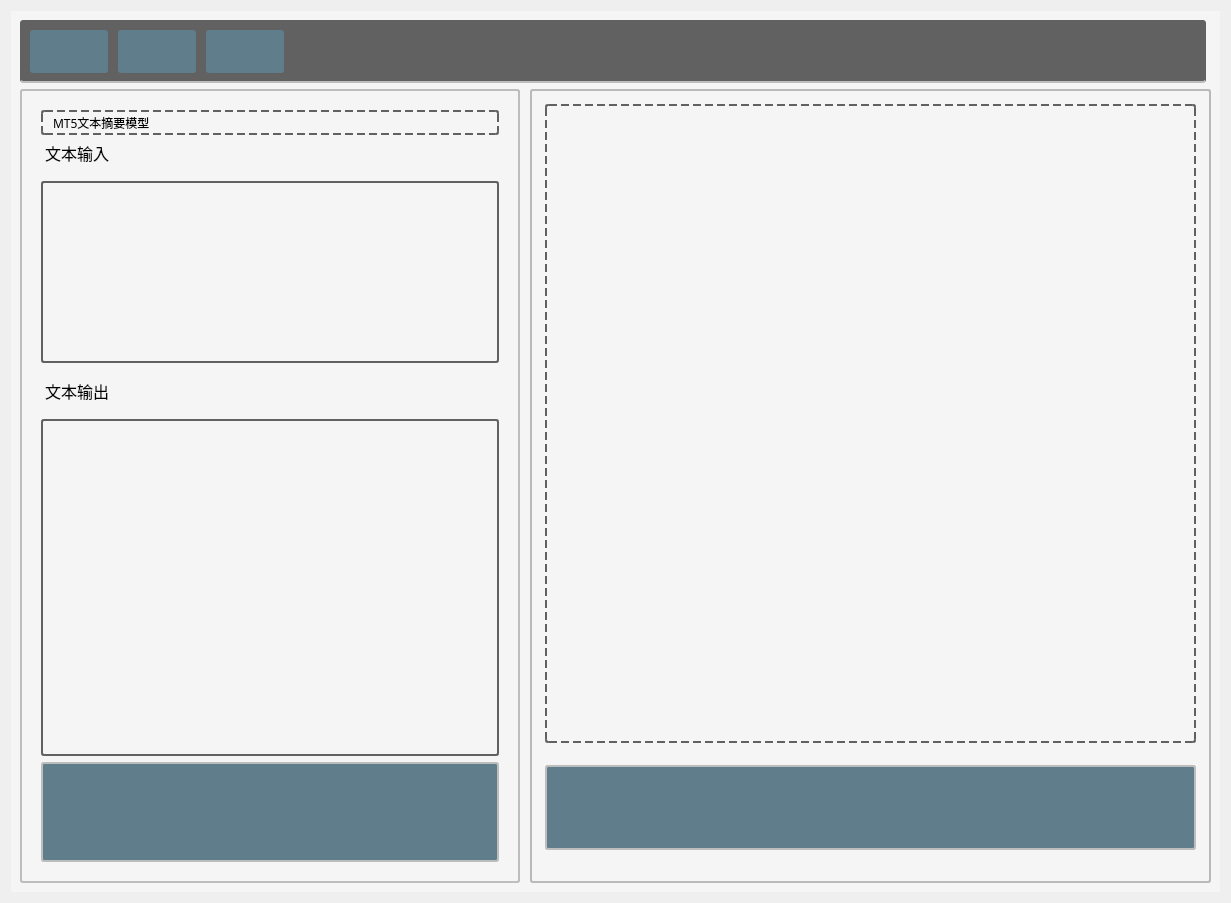
<?xml version="1.0" encoding="UTF-8"?>
<ui version="4.0">
 <class>Form</class>
 <widget class="QWidget" name="Form">
  <property name="geometry">
   <rect>
    <x>0</x>
    <y>0</y>
    <width>1231</width>
    <height>903</height>
   </rect>
  </property>
  <property name="sizePolicy">
   <sizepolicy hsizetype="Preferred" vsizetype="Preferred">
    <horstretch>0</horstretch>
    <verstretch>0</verstretch>
   </sizepolicy>
  </property>
  <property name="minimumSize">
   <size>
    <width>0</width>
    <height>0</height>
   </size>
  </property>
  <property name="maximumSize">
   <size>
    <width>1920</width>
    <height>1098</height>
   </size>
  </property>
  <property name="font">
   <font>
    <family>Microsoft YaHei</family>
    <pointsize>12</pointsize>
   </font>
  </property>
  <property name="windowTitle">
   <string>文本摘要器</string>
  </property>
  <property name="windowIcon">
   <iconset>
    <normaloff>asset/text.png</normaloff>asset/text.png</iconset>
  </property>
  <property name="layoutDirection">
   <enum>Qt::LeftToRight</enum>
  </property>
  <property name="styleSheet">
   <string notr="true"/>
  </property>
  <layout class="QVBoxLayout" name="verticalLayout">
   <item>
    <widget class="QWidget" name="verticalWidget" native="true">
     <property name="sizePolicy">
      <sizepolicy hsizetype="Maximum" vsizetype="Maximum">
       <horstretch>0</horstretch>
       <verstretch>0</verstretch>
      </sizepolicy>
     </property>
     <property name="maximumSize">
      <size>
       <width>1920</width>
       <height>1080</height>
      </size>
     </property>
     <property name="styleSheet">
      <string notr="true">background-color:#F5F5F5</string>
     </property>
     <layout class="QVBoxLayout" name="verticalLayout_9">
      <item alignment="Qt::AlignLeft">
       <widget class="QWidget" name="horizontalWidget" native="true">
        <property name="sizePolicy">
         <sizepolicy hsizetype="Minimum" vsizetype="Fixed">
          <horstretch>0</horstretch>
          <verstretch>0</verstretch>
         </sizepolicy>
        </property>
        <property name="minimumSize">
         <size>
          <width>1186</width>
          <height>0</height>
         </size>
        </property>
        <property name="layoutDirection">
         <enum>Qt::LeftToRight</enum>
        </property>
        <property name="styleSheet">
         <string notr="true">background-color:#616161;
border-style:solid;
border-bottom-width:2px;
border-radius:3px;
border-color:#BDBDBD;</string>
        </property>
        <layout class="QHBoxLayout" name="horizontalLayout_4">
         <property name="spacing">
          <number>0</number>
         </property>
         <property name="leftMargin">
          <number>2</number>
         </property>
         <property name="topMargin">
          <number>10</number>
         </property>
         <property name="rightMargin">
          <number>0</number>
         </property>
         <property name="bottomMargin">
          <number>10</number>
         </property>
         <item>
          <widget class="QWidget" name="horizontalWidget_3" native="true">
           <property name="sizePolicy">
            <sizepolicy hsizetype="Preferred" vsizetype="Preferred">
             <horstretch>0</horstretch>
             <verstretch>0</verstretch>
            </sizepolicy>
           </property>
           <property name="minimumSize">
            <size>
             <width>0</width>
             <height>0</height>
            </size>
           </property>
           <property name="maximumSize">
            <size>
             <width>270</width>
             <height>1080</height>
            </size>
           </property>
           <property name="autoFillBackground">
            <bool>false</bool>
           </property>
           <property name="styleSheet">
            <string notr="true">border:none
</string>
           </property>
           <layout class="QHBoxLayout" name="horizontalLayout_6">
            <property name="spacing">
             <number>10</number>
            </property>
            <property name="leftMargin">
             <number>8</number>
            </property>
            <property name="topMargin">
             <number>0</number>
            </property>
            <property name="rightMargin">
             <number>8</number>
            </property>
            <property name="bottomMargin">
             <number>0</number>
            </property>
            <item>
             <widget class="QPushButton" name="main_page">
              <property name="sizePolicy">
               <sizepolicy hsizetype="Preferred" vsizetype="Preferred">
                <horstretch>0</horstretch>
                <verstretch>0</verstretch>
               </sizepolicy>
              </property>
              <property name="cursor">
               <cursorShape>PointingHandCursor</cursorShape>
              </property>
              <property name="styleSheet">
               <string notr="true">background-color:#607D8B;
border:solid;
border-radius:3px;
border-color:#616161;
padding:10px

</string>
              </property>
              <property name="text">
               <string/>
              </property>
              <property name="icon">
               <iconset>
                <normaloff>asset/home.png</normaloff>asset/home.png</iconset>
              </property>
              <property name="iconSize">
               <size>
                <width>32</width>
                <height>32</height>
               </size>
              </property>
             </widget>
            </item>
            <item>
             <widget class="QPushButton" name="news_excert">
              <property name="sizePolicy">
               <sizepolicy hsizetype="Preferred" vsizetype="Preferred">
                <horstretch>0</horstretch>
                <verstretch>0</verstretch>
               </sizepolicy>
              </property>
              <property name="cursor">
               <cursorShape>PointingHandCursor</cursorShape>
              </property>
              <property name="styleSheet">
               <string notr="true">background-color:#607D8B;
border:solid;
border-radius:3px;
border-color:#616161;
padding:10px

</string>
              </property>
              <property name="text">
               <string/>
              </property>
              <property name="icon">
               <iconset>
                <normaloff>asset/news.png</normaloff>asset/news.png</iconset>
              </property>
              <property name="iconSize">
               <size>
                <width>32</width>
                <height>32</height>
               </size>
              </property>
             </widget>
            </item>
            <item>
             <widget class="QPushButton" name="setting">
              <property name="sizePolicy">
               <sizepolicy hsizetype="Preferred" vsizetype="Preferred">
                <horstretch>0</horstretch>
                <verstretch>0</verstretch>
               </sizepolicy>
              </property>
              <property name="cursor">
               <cursorShape>PointingHandCursor</cursorShape>
              </property>
              <property name="styleSheet">
               <string notr="true">background-color:#607D8B;
border:solid;
border-radius:3px;
border-color:#616161;
padding:10px

</string>
              </property>
              <property name="text">
               <string/>
              </property>
              <property name="icon">
               <iconset>
                <normaloff>asset/setting.png</normaloff>asset/setting.png</iconset>
              </property>
              <property name="iconSize">
               <size>
                <width>32</width>
                <height>32</height>
               </size>
              </property>
             </widget>
            </item>
           </layout>
          </widget>
         </item>
         <item>
          <widget class="QWidget" name="verticalWidget" native="true">
           <property name="styleSheet">
            <string notr="true">border:none
</string>
           </property>
           <layout class="QVBoxLayout" name="verticalLayout_11"/>
          </widget>
         </item>
        </layout>
       </widget>
      </item>
      <item>
       <widget class="QWidget" name="horizontalWidget_2" native="true">
        <property name="sizePolicy">
         <sizepolicy hsizetype="Preferred" vsizetype="Preferred">
          <horstretch>0</horstretch>
          <verstretch>0</verstretch>
         </sizepolicy>
        </property>
        <property name="maximumSize">
         <size>
          <width>1920</width>
          <height>1080</height>
         </size>
        </property>
        <property name="styleSheet">
         <string notr="true"/>
        </property>
        <layout class="QHBoxLayout" name="horizontalLayout_2">
         <property name="spacing">
          <number>10</number>
         </property>
         <property name="leftMargin">
          <number>0</number>
         </property>
         <property name="topMargin">
          <number>0</number>
         </property>
         <property name="rightMargin">
          <number>0</number>
         </property>
         <property name="bottomMargin">
          <number>0</number>
         </property>
         <item>
          <widget class="QWidget" name="verticalWidget_2" native="true">
           <property name="sizePolicy">
            <sizepolicy hsizetype="Minimum" vsizetype="Preferred">
             <horstretch>0</horstretch>
             <verstretch>0</verstretch>
            </sizepolicy>
           </property>
           <property name="minimumSize">
            <size>
             <width>500</width>
             <height>100</height>
            </size>
           </property>
           <property name="maximumSize">
            <size>
             <width>400</width>
             <height>16777215</height>
            </size>
           </property>
           <property name="styleSheet">
            <string notr="true">border:solid;
border-radius:3px;
border-color:#BDBDBD;
border-width:2px</string>
           </property>
           <layout class="QVBoxLayout" name="verticalLayout_3">
            <property name="leftMargin">
             <number>3</number>
            </property>
            <property name="topMargin">
             <number>3</number>
            </property>
            <property name="rightMargin">
             <number>3</number>
            </property>
            <property name="bottomMargin">
             <number>3</number>
            </property>
            <item>
             <widget class="QWidget" name="verticalWidget_5" native="true">
              <property name="sizePolicy">
               <sizepolicy hsizetype="Preferred" vsizetype="Preferred">
                <horstretch>0</horstretch>
                <verstretch>0</verstretch>
               </sizepolicy>
              </property>
              <property name="layoutDirection">
               <enum>Qt::LeftToRight</enum>
              </property>
              <property name="styleSheet">
               <string notr="true">border:none</string>
              </property>
              <layout class="QVBoxLayout" name="verticalLayout_5">
               <item>
                <widget class="QWidget" name="verticalWidget" native="true">
                 <property name="sizePolicy">
                  <sizepolicy hsizetype="Expanding" vsizetype="Maximum">
                   <horstretch>0</horstretch>
                   <verstretch>0</verstretch>
                  </sizepolicy>
                 </property>
                 <property name="styleSheet">
                  <string notr="true">background-color:#F5F5F5</string>
                 </property>
                 <layout class="QVBoxLayout" name="verticalLayout_6">
                  <property name="bottomMargin">
                   <number>0</number>
                  </property>
                  <item>
                   <widget class="QComboBox" name="modelType">
                    <property name="font">
                     <font>
                      <family>Microsoft YaHei UI Light</family>
                      <pointsize>9</pointsize>
                     </font>
                    </property>
                    <property name="cursor">
                     <cursorShape>PointingHandCursor</cursorShape>
                    </property>
                    <property name="styleSheet">
                     <string notr="true">
QComboBox {
    border-radius: 3px;
    padding: 1px 2px 1px 2px;  
    min-width: 9em;  

	border-style:dashed;
	border-width:2px;
	border-color:#616161;
	background-color:#F5F5F5;
	padding-left: 10px;
}
QComboBox::drop-down {
    subcontrol-origin: padding;
    subcontrol-position: top right;
    width: 50px;

    border-top-right-radius: 3px;
    border-bottom-right-radius: 3px;
}

</string>
                    </property>
                    <item>
                     <property name="text">
                      <string>MT5文本摘要模型</string>
                     </property>
                    </item>
                    <item>
                     <property name="text">
                      <string>MT5对话摘要模型</string>
                     </property>
                    </item>
                   </widget>
                  </item>
                  <item>
                   <widget class="QLabel" name="label">
                    <property name="sizePolicy">
                     <sizepolicy hsizetype="Maximum" vsizetype="Maximum">
                      <horstretch>0</horstretch>
                      <verstretch>0</verstretch>
                     </sizepolicy>
                    </property>
                    <property name="font">
                     <font>
                      <family>Microsoft YaHei UI Light</family>
                      <pointsize>12</pointsize>
                     </font>
                    </property>
                    <property name="styleSheet">
                     <string notr="true">border:none;
margin-bottom:10px
</string>
                    </property>
                    <property name="text">
                     <string>文本输入</string>
                    </property>
                   </widget>
                  </item>
                  <item>
                   <widget class="QTextEdit" name="textIn">
                    <property name="sizePolicy">
                     <sizepolicy hsizetype="Expanding" vsizetype="Preferred">
                      <horstretch>6</horstretch>
                      <verstretch>0</verstretch>
                     </sizepolicy>
                    </property>
                    <property name="maximumSize">
                     <size>
                      <width>550</width>
                      <height>200</height>
                     </size>
                    </property>
                    <property name="font">
                     <font>
                      <family>Microsoft YaHei UI Light</family>
                      <pointsize>12</pointsize>
                     </font>
                    </property>
                    <property name="cursor" stdset="0">
                     <cursorShape>IBeamCursor</cursorShape>
                    </property>
                    <property name="layoutDirection">
                     <enum>Qt::LeftToRight</enum>
                    </property>
                    <property name="autoFillBackground">
                     <bool>false</bool>
                    </property>
                    <property name="styleSheet">
                     <string notr="true">margin-bottom: 10px;
border:solid;
border-radius:3px;
border-color:#616161;
border-width:2px

</string>
                    </property>
                   </widget>
                  </item>
                 </layout>
                </widget>
               </item>
               <item>
                <widget class="QWidget" name="horizontalWidget_4" native="true">
                 <property name="sizePolicy">
                  <sizepolicy hsizetype="Preferred" vsizetype="Preferred">
                   <horstretch>0</horstretch>
                   <verstretch>0</verstretch>
                  </sizepolicy>
                 </property>
                 <property name="minimumSize">
                  <size>
                   <width>0</width>
                   <height>60</height>
                  </size>
                 </property>
                 <property name="styleSheet">
                  <string notr="true">border:none;
background-color:#F5F5F5</string>
                 </property>
                 <layout class="QVBoxLayout" name="verticalLayout_7">
                  <property name="topMargin">
                   <number>0</number>
                  </property>
                  <item>
                   <widget class="QLabel" name="label_2">
                    <property name="sizePolicy">
                     <sizepolicy hsizetype="Maximum" vsizetype="Maximum">
                      <horstretch>0</horstretch>
                      <verstretch>0</verstretch>
                     </sizepolicy>
                    </property>
                    <property name="font">
                     <font>
                      <family>Microsoft YaHei UI Light</family>
                      <pointsize>12</pointsize>
                     </font>
                    </property>
                    <property name="styleSheet">
                     <string notr="true">border:none;
margin-bottom:10px
</string>
                    </property>
                    <property name="text">
                     <string>文本输出</string>
                    </property>
                    <property name="wordWrap">
                     <bool>false</bool>
                    </property>
                   </widget>
                  </item>
                  <item>
                   <widget class="QTextEdit" name="textOutMt5">
                    <property name="sizePolicy">
                     <sizepolicy hsizetype="Preferred" vsizetype="Preferred">
                      <horstretch>0</horstretch>
                      <verstretch>0</verstretch>
                     </sizepolicy>
                    </property>
                    <property name="maximumSize">
                     <size>
                      <width>550</width>
                      <height>16000000</height>
                     </size>
                    </property>
                    <property name="font">
                     <font>
                      <family>Microsoft YaHei UI Light</family>
                      <pointsize>12</pointsize>
                     </font>
                    </property>
                    <property name="styleSheet">
                     <string notr="true">border:solid;
border-radius:3px;
border-color:#616161;
border-width:2px</string>
                    </property>
                    <property name="readOnly">
                     <bool>true</bool>
                    </property>
                   </widget>
                  </item>
                  <item>
                   <widget class="QPushButton" name="Mt5Button_3">
                    <property name="sizePolicy">
                     <sizepolicy hsizetype="Expanding" vsizetype="Maximum">
                      <horstretch>0</horstretch>
                      <verstretch>0</verstretch>
                     </sizepolicy>
                    </property>
                    <property name="minimumSize">
                     <size>
                      <width>0</width>
                      <height>45</height>
                     </size>
                    </property>
                    <property name="maximumSize">
                     <size>
                      <width>16777215</width>
                      <height>100</height>
                     </size>
                    </property>
                    <property name="cursor">
                     <cursorShape>PointingHandCursor</cursorShape>
                    </property>
                    <property name="styleSheet">
                     <string notr="true">border:solid;
border-radius:3px;
border-color:#BDBDBD;
border-width:2px;
background-color:#607D8B;</string>
                    </property>
                    <property name="text">
                     <string/>
                    </property>
                    <property name="icon">
                     <iconset>
                      <normaloff>asset/textout1.png</normaloff>asset/textout1.png</iconset>
                    </property>
                    <property name="iconSize">
                     <size>
                      <width>48</width>
                      <height>48</height>
                     </size>
                    </property>
                   </widget>
                  </item>
                 </layout>
                </widget>
               </item>
              </layout>
             </widget>
            </item>
           </layout>
          </widget>
         </item>
         <item>
          <widget class="QWidget" name="verticalWidget_4" native="true">
           <property name="sizePolicy">
            <sizepolicy hsizetype="Minimum" vsizetype="Preferred">
             <horstretch>0</horstretch>
             <verstretch>0</verstretch>
            </sizepolicy>
           </property>
           <property name="minimumSize">
            <size>
             <width>400</width>
             <height>0</height>
            </size>
           </property>
           <property name="styleSheet">
            <string notr="true">border:solid;
border-radius:3px;
border-color:rgb(185, 185, 185);
border-width:2px</string>
           </property>
           <layout class="QVBoxLayout" name="verticalLayout_4">
            <property name="spacing">
             <number>22</number>
            </property>
            <property name="leftMargin">
             <number>15</number>
            </property>
            <property name="topMargin">
             <number>15</number>
            </property>
            <property name="rightMargin">
             <number>15</number>
            </property>
            <property name="bottomMargin">
             <number>15</number>
            </property>
            <item>
             <widget class="QPushButton" name="upload">
              <property name="sizePolicy">
               <sizepolicy hsizetype="Preferred" vsizetype="Preferred">
                <horstretch>0</horstretch>
                <verstretch>0</verstretch>
               </sizepolicy>
              </property>
              <property name="cursor">
               <cursorShape>PointingHandCursor</cursorShape>
              </property>
              <property name="styleSheet">
               <string notr="true">border:dashed;
border-radius:3px;
border-color:#616161;
border-width:2px;
background-color:#F5F5F5</string>
              </property>
              <property name="text">
               <string/>
              </property>
              <property name="icon">
               <iconset>
                <normaloff>asset/upload.png</normaloff>asset/upload.png</iconset>
              </property>
              <property name="iconSize">
               <size>
                <width>100</width>
                <height>100</height>
               </size>
              </property>
             </widget>
            </item>
            <item>
             <widget class="QPushButton" name="AckButton">
              <property name="sizePolicy">
               <sizepolicy hsizetype="Preferred" vsizetype="Maximum">
                <horstretch>0</horstretch>
                <verstretch>0</verstretch>
               </sizepolicy>
              </property>
              <property name="minimumSize">
               <size>
                <width>0</width>
                <height>103</height>
               </size>
              </property>
              <property name="cursor">
               <cursorShape>PointingHandCursor</cursorShape>
              </property>
              <property name="mouseTracking">
               <bool>false</bool>
              </property>
              <property name="styleSheet">
               <string notr="true">border:solid;
border-radius:3px;
border-color:#BDBDBD;
border-width:2px;
background-color:#607D8B;

margin-bottom:18px</string>
              </property>
              <property name="text">
               <string/>
              </property>
              <property name="icon">
               <iconset>
                <normaloff>asset/ack3.png</normaloff>asset/ack3.png</iconset>
              </property>
              <property name="iconSize">
               <size>
                <width>48</width>
                <height>48</height>
               </size>
              </property>
             </widget>
            </item>
           </layout>
          </widget>
         </item>
        </layout>
       </widget>
      </item>
     </layout>
    </widget>
   </item>
  </layout>
 </widget>
 <resources/>
 <connections/>
</ui>
